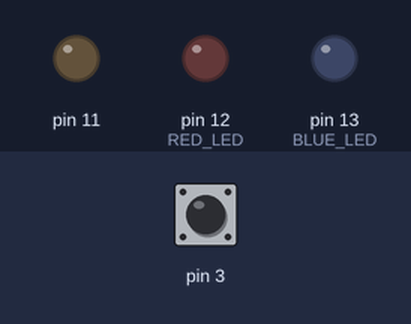
Recording of a sketch running on a simulated Arduino Uno, built with avr-gcc and run on an emulated ATmega328P. On the bench: output pins drawn as LEDs (lit = HIGH). The test bench sets the inputs (shaded band); at power-on: pin 3 HIGH.

Above: at 1.2 s.
1.3 s: pin 3 driven LOW
At 4.2 s:
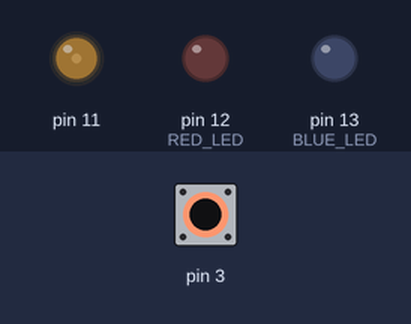
4.3 s: pin 3 pulsed HIGH 2 times (0.12 s each, 0.3 s apart)
At 7.24 s:
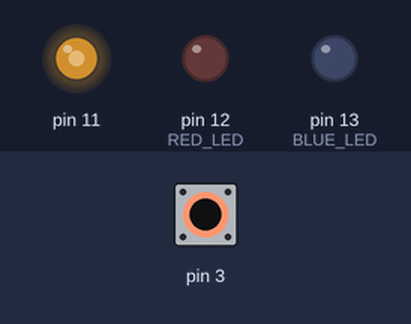
7.3 s: pin 3 pulsed HIGH 5 times (0.12 s each, 0.3 s apart)
At 11.2 s:
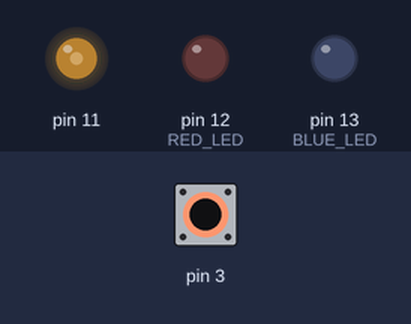
Timing chart, 0 to 12.7 s (numbered marks = the images above; inputs shaded):
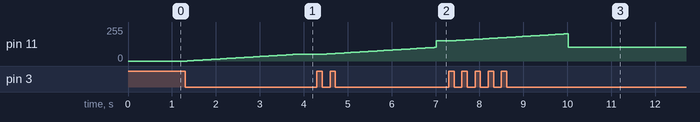

Measured:
- after the input at 1.3 s, pin 11: moves from 0/255 to 51/255 over 2.5 s, starting after 0.05 s
- after the input at 4.3 s, pin 11: moves from 51/255 to 153/255 over 2.6 s, starting after 0.17 s
- after the input at 7.3 s, pin 11: rises from 153/255 to 204/255 in 2.5 s, then falls to 102/255 in 0.05 s

The sketch:

Keyboard_Echo.ino
```cpp
#define RED_LED 12            // RED LED PIN
#define BLUE_LED 13           // BLUE LED PIN
#define POTENTIOMETER A0      // POTENTIOMETER INPUT
#define RGB_BLUE 11           // BLUE RGB/PWM PIN
bool warning = false;         // WARNING FLAG FOR TASK 3 TO STOP INFINITE OUTPUTS
bool flag2 = false;           // FLAG FOR TASK 4 TO STOP LOOP OF PWM
int last_pot_in = -1;         // TO NOTICE CHANGE IN POTENTIOMETER VALUE FOR TASK 3
int count = 0;                // TO COUNT NUMBER OF PRESSES IN TASK 4

void setup() {
  pinMode(RED_LED,OUTPUT);
  pinMode(BLUE_LED,OUTPUT);
  pinMode(POTENTIOMETER,INPUT);
  Serial.begin(9600);
}

// Task 1 - Function to Read the character
void ReadingChar() {
  Serial.println("Please enter a character:");

  while (Serial.available() == 0) {
  }

  char incomingChar = Serial.read();
  Serial.print("You entered: ");
  Serial.println(incomingChar);

  while (Serial.available() > 0)
  {
    Serial.read();
    delay(2);
  }
  delay(1000);
}

// Task 1 - Function to Read the string
void ReadingString() {

  Serial.println("Please enter a word:");

  while (Serial.available() > 0) {

    String incomingstr = Serial.readString();
    incomingstr.trim();
    Serial.print("You entered: ");
    Serial.println(incomingstr);
    Serial.println();
  }
  delay(3000);
}

// Task 4 - Function to track the number of counts and update flag
void Adaptive_Lighting() {
  count += 1;
  flag2=false;
  if (count>6) {
    count = 1;

  }
}


void loop() {

  // ---------------------TASK 1 - Re-establish serial communication---------------------
  //ReadingChar();        // Function to read a single character as input
  //ReadingString();      // Function to read a string -- PS: Enter input immediately :)
  //---------------------END OF TASK 1---------------------


  //---------------------TASK 2 - Emergency Lighting System---------------------
  // while (Serial.available() > 0) {
  //   String input = Serial.readString();
  //   input.trim();
  //   if (input == "Y") {
  //     digitalWrite(BLUE_LED,HIGH);
  //   }

  //   if (input == "y") {
  //     digitalWrite(BLUE_LED,LOW);
  //   }

  //   if (input == "N") {
  //     digitalWrite(RED_LED,HIGH);
  //   }

  //   if (input == "n") {
  //     digitalWrite(RED_LED,LOW);
  //   }

  //   if (input == "YN" || input == "NY") {
  //     digitalWrite(RED_LED,HIGH);
  //     digitalWrite(BLUE_LED,HIGH);
  //   }

  //   if (input == "yn" || input == "ny") {
  //     digitalWrite(RED_LED,LOW);
  //     digitalWrite(BLUE_LED,LOW);
  //   }

  //---------------------END OF TASK 2---------------------


  //---------------------TASK 3 - Advanced Sensor Monitoring System---------------------

  // int pot_in = analogRead(POTENTIOMETER);
  // float voltage = pot_in * 0.0048875;    // Scalin Factor (5/1023 = 0.0048875...)


  // if (voltage > 4.3) {
  //   if (abs(pot_in - last_pot_in) > 10)
  //   {
  //     Serial.print("Analog input : ");
  //     Serial.println(pot_in);
  //     Serial.print("Voltage : ");
  //     Serial.println(voltage);
  //     Serial.println("CAUTION: Voltage level is high!");
  //     warning=true;
  //   }

  //     last_pot_in = pot_in;

  // }


  // if (voltage < 1.2) {
  //   if (abs(pot_in - last_pot_in) > 10)
  //   {
  //     Serial.print("Analog input : ");
  //     Serial.println(pot_in);
  //     Serial.print("Voltage : ");
  //     Serial.println(voltage);
  //     Serial.println("WARNING: Voltage level is critically low!");
  //     warning=true;
  //   }

  //     last_pot_in = pot_in;

  // }
  // if (voltage > 1.2 && voltage <4.33) {
  //   if (abs(pot_in - last_pot_in) > 10)
  //   {
  //     Serial.print("Analog input : ");
  //     Serial.println(pot_in);
  //     Serial.print("Voltage : ");
  //     Serial.println(voltage);
  //     Serial.println("MESSAGE: Voltage level is normal!");
  //     warning=true;
  //   }

  //     last_pot_in = pot_in;

  // }
  // last_pot_in = pot_in;
  // delay(50);


  //---------------------TASK 4 - Adaptive Cabin Illumination System---------------------


  attachInterrupt(digitalPinToInterrupt(3),Adaptive_Lighting,FALLING);
  if (count == 1) {
    if(flag2==false) {
      for( int i=0; i <=51 ; i++)
      {
        analogWrite(11,i);
        delay(50);
      }
      flag2=true;
    }
    analogWrite(11,51);
  }

  if (count == 2) {
    if (flag2==false) {
      for( int j=51; j <=102 ; j++)
      {
        analogWrite(11,j);
        delay(50);
      }
      flag2=true;
    }
    analogWrite(11,102) ;
  }

  if (count == 3) {
    if(flag2==false) {
      for( int k=102; k <=153 ; k++)
      {
        analogWrite(11,k);
        delay(50);
      }
      flag2=true;
    }
    analogWrite(11,153);
  }

  if (count == 4) {
    if(flag2==false) {
      for( int l=153; l <=204 ; l++)
      {
        analogWrite(11,l);
        delay(50);
      }
      flag2=true;
    }
    analogWrite(11,204);
  }

  if (count == 5) {
    if(flag2==false) {
      for( int m=204; m <=255 ; m++)
      {
        analogWrite(11,m);
        delay(50);
      }
      flag2=true;
    }
    analogWrite(11,255);
  }

  if (count == 6) {
    if(flag2==false) {
      for( int j=255; j >= 0; j--)
      {
        analogWrite(11,j);
        delay(5);
      }
      flag2=true;
    }
    analogWrite(11,0);
  }

  //---------------------END OF TASK 4------------------------------

}
```
